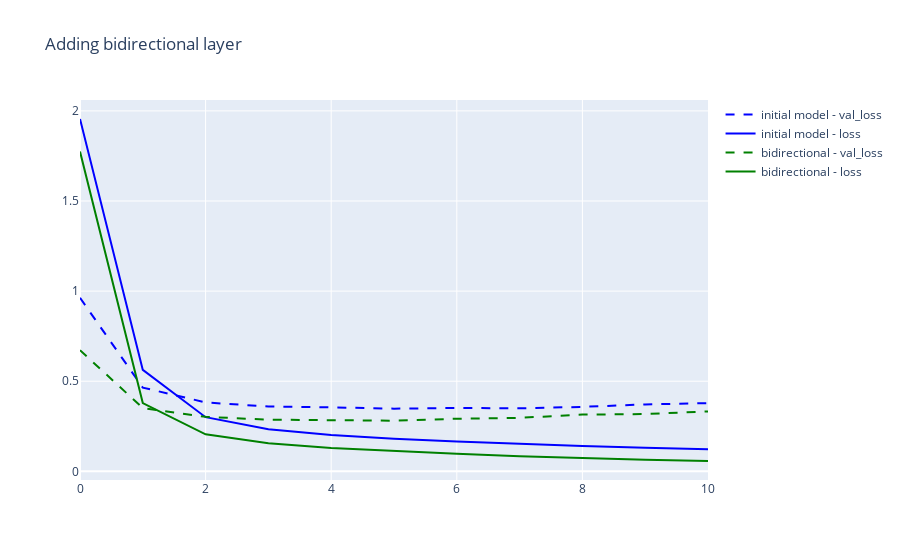

Here is the notebook cell this chart was saved with:
### Code cell
from utils import add_curve
fig = add_curve(json_file = "models/initial_model_training_history.json", name = "initial model", color = "blue", title = "Adding bidirectional layer")
fig = add_curve(json_file = "models/bidirectional_model_training_history.json", name = "bidirectional", color = "green", fig = fig)
fig.show()

### Figure 1 — Plotly figure (JSON) as saved in the notebook; plotly's stock layout.template omitted (floating-point values rounded to 4 significant figures)
{"data": [{"line": {"color": "blue", "dash": "dash"}, "mode": "lines", "name": "initial model - val_loss", "type": "scatter", "y": [0.9629, 0.4646, 0.3825, 0.3596, 0.3551, 0.3479, 0.3515, 0.3496, 0.3576, 0.3711, 0.3787]}, {"line": {"color": "blue", "dash": "solid"}, "mode": "lines", "name": "initial model - loss", "type": "scatter", "y": [1.955, 0.5628, 0.3005, 0.2332, 0.2012, 0.1805, 0.1649, 0.1519, 0.1408, 0.1314, 0.1227]}, {"line": {"color": "green", "dash": "dash"}, "mode": "lines", "name": "bidirectional - val_loss", "type": "scatter", "y": [0.6722, 0.3512, 0.3024, 0.2866, 0.284, 0.281, 0.2918, 0.2968, 0.3149, 0.3176, 0.3323]}, {"line": {"color": "green", "dash": "solid"}, "mode": "lines", "name": "bidirectional - loss", "type": "scatter", "y": [1.774, 0.379, 0.2055, 0.1561, 0.1297, 0.1115, 0.0971, 0.08435, 0.07387, 0.06494, 0.05733]}], "layout": {"title": {"text": "Adding bidirectional layer"}}}
